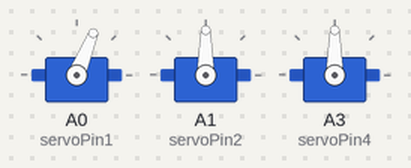
Bench run of a sketch on a simulated Arduino Uno, built with avr-gcc and run on an emulated ATmega328P. Parts: 3 × servo.

Above: at 0.05 s.
At 2.25 s:
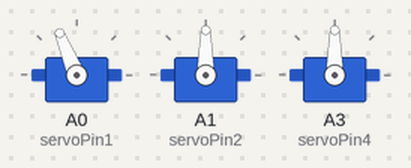
At 4.45 s:
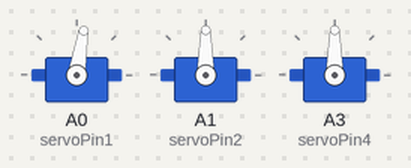
At 7.35 s:
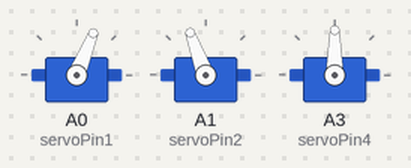
At 10.35 s:
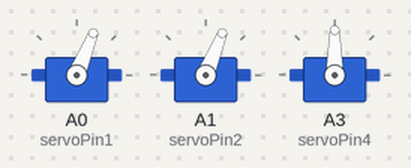
At 20.75 s:
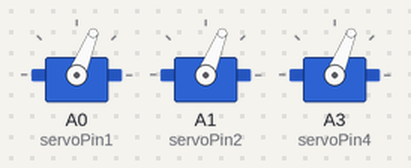
Timing chart, 0 to 27.0 s (numbered marks = the images above):
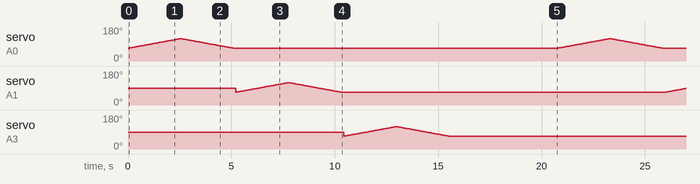

The sketch:

servoME.ino
```cpp
                                                                                                                                                                                                                                                                                                                                                                                                                                              // Include the Servo library
#include <Servo.h>
// Declare the Servo pin
int servoPin1 = A0;
int servoPin2 = A1;
int servoPin3= A2;
int servoPin4= A3;
int i;
// Create a servo object
Servo Servo1;
Servo Servo2;
Servo Servo3;
Servo Servo4;
void setup() {
   // We need to attach the servo to the used pin number
   Servo1.attach(servoPin1);
   Servo2.attach(servoPin2);
   Servo3.attach(servoPin3);
   Servo3.attach(servoPin4);
}
void loop(){
   for(i=68;i<=118;i+=1){
   Servo1.write(i);
   delay(50);
   Serial.println("servo1");
    }
   for(i=118;i>=68;i-=1){
   Servo1.write(i);
   delay(50);
   Serial.println("servo1");
    }

delay(100);

       for(i=68;i<=118;i+=1){
   Servo2.write(i);
   delay(50);
   Serial.println("servo2");
    }
   for(i=118;i>=68;i-=1){
   Servo2.write(i);
   delay(50);
   Serial.println("servo2");
    }


delay(100);

         for(i=68;i<=118;i+=1){
   Servo3.write(i);
   delay(50);
   Serial.println("servo3");
    }
   for(i=118;i>=68;i-=1){
   Servo3.write(i);
   delay(50);
   Serial.println("servo3");
    }


delay(100);
             for(i=68;i<=118;i+=1){
   Servo4.write(i);
   delay(50);
   Serial.println("servo4");
    }
   for(i=118;i>=68;i-=1){
   Servo4.write(i);
   delay(50);
   Serial.println("servo4");
    }
}
```
